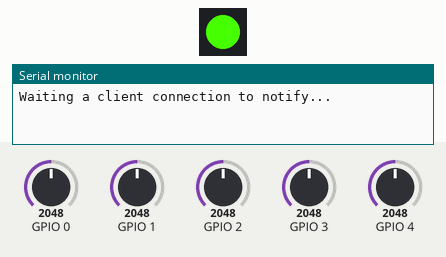
Simulated run of this sketch. Board: ESP32. Shown: 1 RGB LEDs in strip order, left to right, the last lines printed to the serial monitor. Inputs (shaded band) come from the test bench; at power-on: GPIO 0 = 2048, GPIO 1 = 2048, GPIO 2 = 2048, GPIO 3 = 2048, GPIO 4 = 2048. Nothing arrives over Bluetooth unless stated; a phone connects over Bluetooth LE 3 s after start.

Above: at 0.1 s.
At 1.1 s:
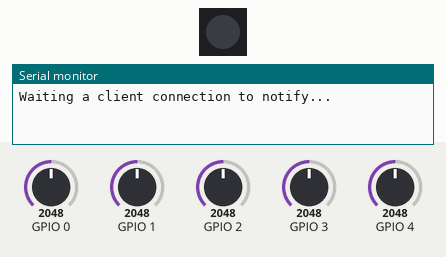
At 3.15 s:
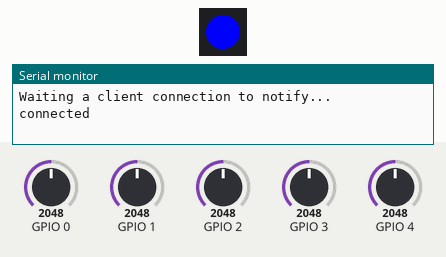
Timing chart, 0 to 4.7 s (numbered marks = the images above):
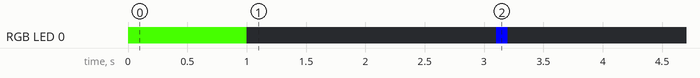

Measured:
- by itself, RGB LED 0: off → RGB(70, 255, 0) at 0.00 s, → off 1.0 s later, → RGB(0, 0, 255) 2.1 s later, → off 0.10 s later

The sketch:

mixer.ino
```cpp
/*
  Based on Neil Kolban example for IDF: https://github.com/nkolban/esp32-snippets/blob/master/cpp_utils/tests/BLE%20Tests/SampleNotify.cpp
  Ported to Arduino ESP32 by Evandro Copercini
  updated by chegewara and MoThunderz
*/
#include <BLEDevice.h>
#include <BLEServer.h>
#include <BLEUtils.h>
#include <BLE2902.h>
#include <Adafruit_NeoPixel.h>

BLEServer* pServer = NULL;
BLECharacteristic* pCharacteristic = NULL;
BLEDescriptor* pDescr;
BLE2902* pBLE2902;

bool deviceConnected = false;
bool oldDeviceConnected = false;

// See the following for generating UUIDs:
// https://www.uuidgenerator.net/

#define SERVICE_UUID "4fafc201-1fb5-459e-8fcc-c5c9c331914b"
#define CHARACTERISTIC_UUID "beb5483e-36e1-4688-b7f5-ea07361b26a8"
Adafruit_NeoPixel pixels = Adafruit_NeoPixel(1, 10, NEO_GRB + NEO_KHZ800);

class MyServerCallbacks : public BLEServerCallbacks {
  void onConnect(BLEServer* pServer) {
    deviceConnected = true;
  };

  void onDisconnect(BLEServer* pServer) {
    deviceConnected = false;
  }
};

void setup() {
  Serial.begin(115200);
  pixels.begin();
  pixels.clear();
  pixels.setPixelColor(0, pixels.Color(70, 255, 0));
  pixels.show();

  // Create the BLE Device
  BLEDevice::init("AudioMixer - 00");

  // Create the BLE Server
  pServer = BLEDevice::createServer();
  pServer->setCallbacks(new MyServerCallbacks());

  // Create the BLE Service
  BLEService* pService = pServer->createService(SERVICE_UUID);

  // Create a BLE Characteristic
  pCharacteristic = pService->createCharacteristic(
    CHARACTERISTIC_UUID,
    BLECharacteristic::PROPERTY_NOTIFY);


  pBLE2902 = new BLE2902();
  pBLE2902->setNotifications(true);
  pCharacteristic->addDescriptor(pBLE2902);

  // Start the service
  pService->start();

  // Start advertising
  BLEAdvertising* pAdvertising = BLEDevice::getAdvertising();
  pAdvertising->addServiceUUID(SERVICE_UUID);
  pAdvertising->setScanResponse(false);
  pAdvertising->setMinPreferred(0x0);  // set value to 0x00 to not advertise this parameter
  BLEDevice::startAdvertising();
  Serial.println("Waiting a client connection to notify...");

  delay(1000);
  pixels.setPixelColor(0, pixels.Color(0, 0, 0));
  pixels.show();
}

uint8_t slider[] = { 0, 0, 0, 0, 0 };
uint8_t data[] = { 0, 0, 0, 0, 0, 0, 0, 0, 0, 0 };
uint8_t prevSlider[] = { 0, 0, 0, 0, 0 };

void loop() {
  // notify changed value
  if (deviceConnected) {
    if (updateValues()) {
      //generateValue();
      pCharacteristic->setValue(slider, 5);
      pCharacteristic->notify();
    }
    delay(100);
  }
  // disconnecting
  if (!deviceConnected && oldDeviceConnected) {
    pixels.setPixelColor(0, pixels.Color(0, 255, 0));
    pixels.show();
    delay(100);                   // give the bluetooth stack the chance to get things ready
    pServer->startAdvertising();  // restart advertising
    Serial.println("start advertising");
    oldDeviceConnected = deviceConnected;
    pixels.setPixelColor(0, pixels.Color(0, 0, 0));
    pixels.show();
  }
  // connecting
  if (deviceConnected && !oldDeviceConnected) {
    pixels.setPixelColor(0, pixels.Color(0, 0, 255));
    pixels.show();
    // do stuff here on connecting
    oldDeviceConnected = deviceConnected;
    Serial.println("connected");
    delay(100);
    pixels.setPixelColor(0, pixels.Color(0, 0, 0));
    pixels.show();

  }
}

bool updateValues() {
  bool update = false;
  uint16_t val = 0;
  for (int i = 0; i < 5; i++) {
    val = analogRead(i);
    val = 110 - int(floatMap(log(val+13.1616887)/log(13.1616887), 1.0, 3.01, 0.0, 110.0));
    //Serial.printf("%d: %d -> %f -> %f\t", i, val, log(val+13.1616887)/log(13.1616887), floatMap(log(val+13.1616887)/log(13.1616887), 1.0, 3.01, 0.0, 100.0));
    if (abs(val - prevSlider[i]) >= 2 && val <= 95) {
      slider[i] = val;
      update = true;
    }
    prevSlider[i] = val;
  }
  //Serial.println("");
  return update;
}

void generateValue() {
  for (int i = 0; i < 5; i++) {
    data[i/2] = slider[i];
    data[i/2+1] = slider[i] >> 8;
  }
  //Serial.printf("primo: %d %d -> %d, secondo: %d %d -> %d, terzo: %d %d -> %d, quarto: %d %d -> %d, quinto: %d %d -> %d\n", data[0], data[1], slider[0], data[2], data[3], slider[1], data[4], data[5], slider[2], data[6], data[7], slider[3], data[8], data[9], slider[4]);
}

float floatMap(float x, float in_min, float in_max, float out_min, float out_max) {
  return (x - in_min) * (out_max - out_min) / (in_max - in_min) + out_min;
}
```
